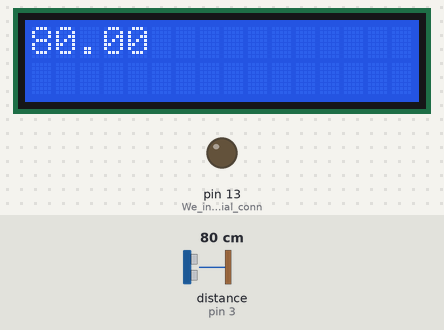
This sketch was run on a simulated Arduino Uno, built with avr-gcc and run on an emulated ATmega328P. Parts: 16×2 character LCD, output pins drawn as LEDs (lit = HIGH). Dashed ring = blinking. The test bench sets the inputs (shaded band); at power-on: distance to the obstacle (sensor on pin 3) 80 cm. What the sketch prints to the serial monitor is not drawn.

Above: at 1.2 s.
1.3 s: distance to the obstacle (sensor on pin 3) set to 18 cm
At 2.0 s:
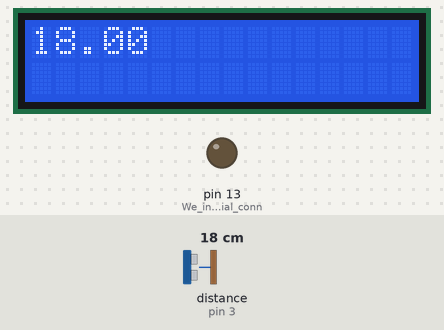
3.1 s: distance to the obstacle (sensor on pin 3) set to 14 cm
At 3.28 s:
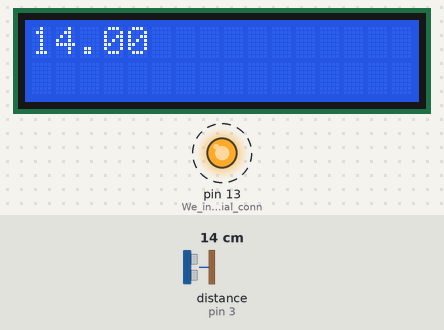
6.1 s: distance to the obstacle (sensor on pin 3) set to 2 cm
At 6.89 s:
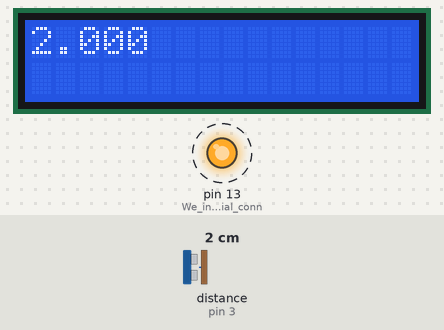
Timing chart, 0 to 14.5 s (numbered marks = the images above; inputs shaded):
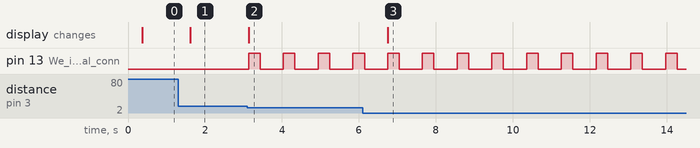

Measured:
- the behaviour switches between 16 and 15 cm on distance to the obstacle (sensor on pin 3) (found by bisection; images 1 and 2)
- after the input at 1.3 s, the display: changes after 0.31 s (image 1)
- after the input at 3.1 s, pin 13 (We_initialize_serial_conn): alternates HIGH for 0.30 s and LOW for 0.60 s, starting at once; the display: changes at once (image 2)
- after the input at 6.1 s, the display: changes after 0.65 s (image 3)

The sketch:

tavolsagmeres.ino
```cpp
// include the library code:
#include <LiquidCrystal.h>
#include <HCSR04.h>

// initialize the library with the numbers of the interface pins
LiquidCrystal lcd(7, 8, 9, 10, 11, 12);
UltraSonicDistanceSensor distanceSensor(4, 3);

void setup() {
  // set up the LCD's number of columns and rows:
  lcd.begin(16, 2);
  // Print a message to the LCD.
  lcd.print("Hi!");

  Serial.begin(9600);
  pinMode(13,OUTPUT); // We initialize serial connection so that we could print values from sensor.
}

void loop() {
  delay(300);
  // set the cursor to column 0, line 1
  // (note: line 1 is the second row, since counting begins with 0):
  lcd.setCursor(0, 0);
  lcd.print(distanceSensor.measureDistanceCm());
  int distance = distanceSensor.measureDistanceCm();
   Serial.println(distance);


//condition for recognizing the distance when flashing
if (distance <= 15)
{

  digitalWrite(13,HIGH);
  delay(300);
  digitalWrite(13,LOW);
  delay(300);
}

}
```
